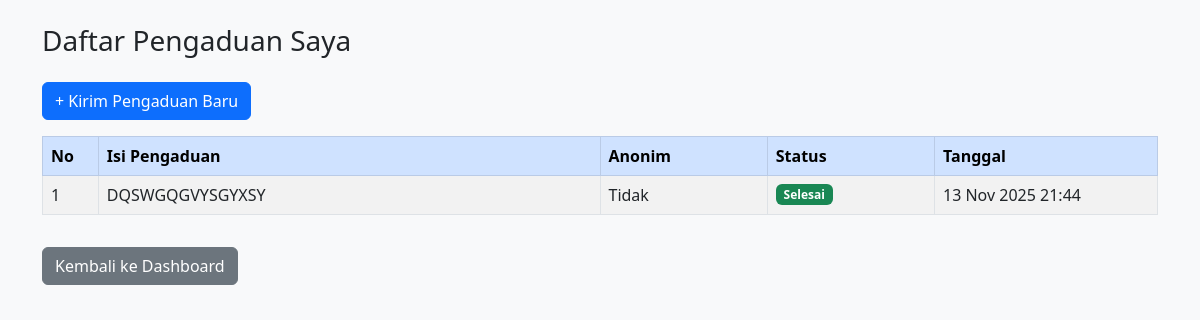
The page /penghuni/pengaduan/pengaduan_saya.php (signed in) on the database its author committed.
### tables this page shows
CREATE TABLE `pengaduan` (
  `id` int(11) NOT NULL,
  `user_id` int(11) DEFAULT NULL,
  `isi` text NOT NULL,
  `gambar` varchar(255) DEFAULT NULL,
  `anonim` tinyint(1) DEFAULT 0,
  `status` enum('baru','diproses','selesai') DEFAULT 'baru',
  `created_at` datetime DEFAULT current_timestamp()
);

### penghuni/pengaduan/pengaduan_saya.php (the view, shortened to what this page needs)
<?php
include '../../koneksi.php';
$user_id = $_SESSION['user_id'];
$query = mysqli_query($koneksi, "
    SELECT id, isi, anonim, status, created_at
    FROM pengaduan
    WHERE user_id = '$user_id'
    ORDER BY created_at DESC
");
?>
<!doctype html>
<html lang="id">
<head>
<link rel="stylesheet" href="https://cdn.jsdelivr.net/npm/bootstrap@5.3.0/dist/css/bootstrap.min.css">
</head>
<body class="bg-light">
<div class="container py-4">
    <h3 class="mb-4">Daftar Pengaduan Saya</h3>
    <a href="../pengaduan.php" class="btn btn-primary mb-3">+ Kirim Pengaduan Baru</a>
    <table class="table table-bordered table-striped align-middle">
        <thead class="table-primary">
            <tr>
                <th width="5%">No</th>
                <th>Isi Pengaduan</th>
                <th width="15%">Anonim</th>
                <th width="15%">Status</th>
                <th width="20%">Tanggal</th>
            </tr>
        </thead>
        <tbody>
        <?php
        if (mysqli_num_rows($query) > 0):
            $no = 1;
            while ($row = mysqli_fetch_assoc($query)):
        ?>
            <tr>
                <td><?= $no++ ?></td>
                <td><?= nl2br(htmlspecialchars($row['isi'])) ?></td>
                <td><?= $row['anonim'] ? 'Ya' : 'Tidak' ?></td>
                <td>
                    <?php if ($row['status'] == 'baru'): ?>
                        <span class="badge bg-secondary">Baru</span>
                    <?php elseif ($row['status'] == 'ditanggapi'): ?>
                        <span class="badge bg-warning text-dark">Ditanggapi</span>
                    <?php else: ?>
                        <span class="badge bg-success">Selesai</span>
                    <?php endif; ?>
                </td>
                <td><?= date('d M Y H:i', strtotime($row['created_at'])) ?></td>
            </tr>
        <?php
            endwhile;
        else:
        ?>
            <tr>
                <td colspan="5" class="text-center text-muted">Belum ada pengaduan</td>
            </tr>
        <?php endif; ?>
        </tbody>
    </table>
    <a href="../dashboard.php" class="btn btn-secondary mt-3">
        <i class="bi bi-arrow-left"></i> Kembali ke Dashboard
    </a>
</div>
</body>
</html>

### penghuni/pengaduan/pengaduan_saya.php (style rules this page uses)
.badge { text-transform: capitalize; }

### rows shown on the page
pengaduan: isi "DQSWGQGVYSGYXSY", anonim "Tidak", status "Selesai", created_at "13 Nov 2025 21:44"
